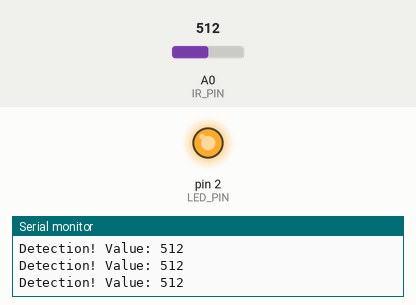
The sketch below on a simulated Arduino Uno, built with avr-gcc and run on an emulated ATmega328P. Shown: output pins drawn as LEDs (lit = HIGH), the last lines printed to the serial monitor. The test bench sets the inputs (shaded band); at power-on: A0 (IR_PIN) = 512.

Above: at 1.2 s.
1.3 s: A0 (IR_PIN) set to 22
2.8 s: A0 (IR_PIN) set to 18
At 3.8 s:
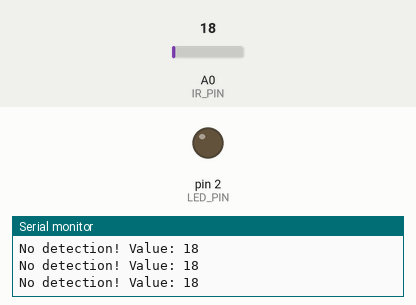
5.0 s: A0 (IR_PIN) set to 122
At 5.6 s:
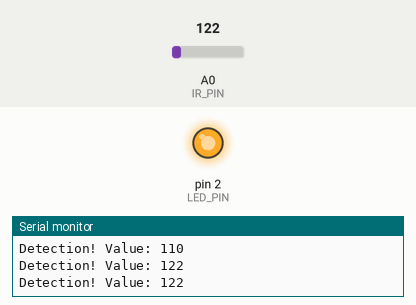
6.6 s: A0 (IR_PIN) set to 10
At 7.8 s:
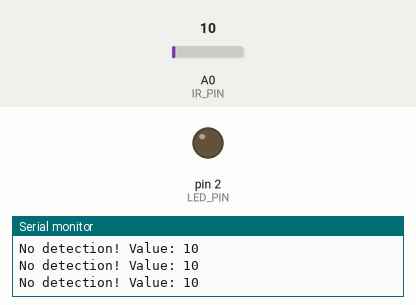
Timing chart, 0 to 9.3 s (numbered marks = the images above; inputs shaded):
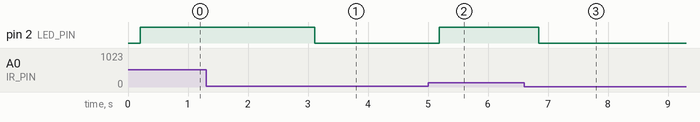

Measured:
- the behaviour switches between 20 and 19 on A0 (IR_PIN) (found by bisection; images 0 and 1)
- after the input at 2.8 s, pin 2 (LED_PIN): HIGH → LOW after 0.31 s
- after the input at 5.0 s, pin 2 (LED_PIN): LOW → HIGH after 0.18 s
- after the input at 6.6 s, pin 2 (LED_PIN): HIGH → LOW after 0.24 s

The sketch:

treasure_detect.ino
```cpp
#define IR_PIN A0
#define DETECT_THRESH 20
#define LED_PIN 2

void setup() {
  pinMode(IR_PIN, INPUT);
  pinMode(LED_PIN, OUTPUT);
  Serial.begin(115200);
}

void loop() {
  unsigned long res = getAvg();
  if (res >= DETECT_THRESH) {
    Serial.print("Detection! Value: ");
    digitalWrite(LED_PIN, HIGH);
  } else {
    Serial.print("No detection! Value: ");
    digitalWrite(LED_PIN, LOW);
  }
  Serial.println(res);

  //delay(500);
}


unsigned long getAvg()
{
  unsigned long ret = 0;
  for (int i = 0; i < 1000; i++)
  {
    ret += analogRead(IR_PIN);
    delayMicroseconds(100);
  }

  return ret / 1000;
}
```
